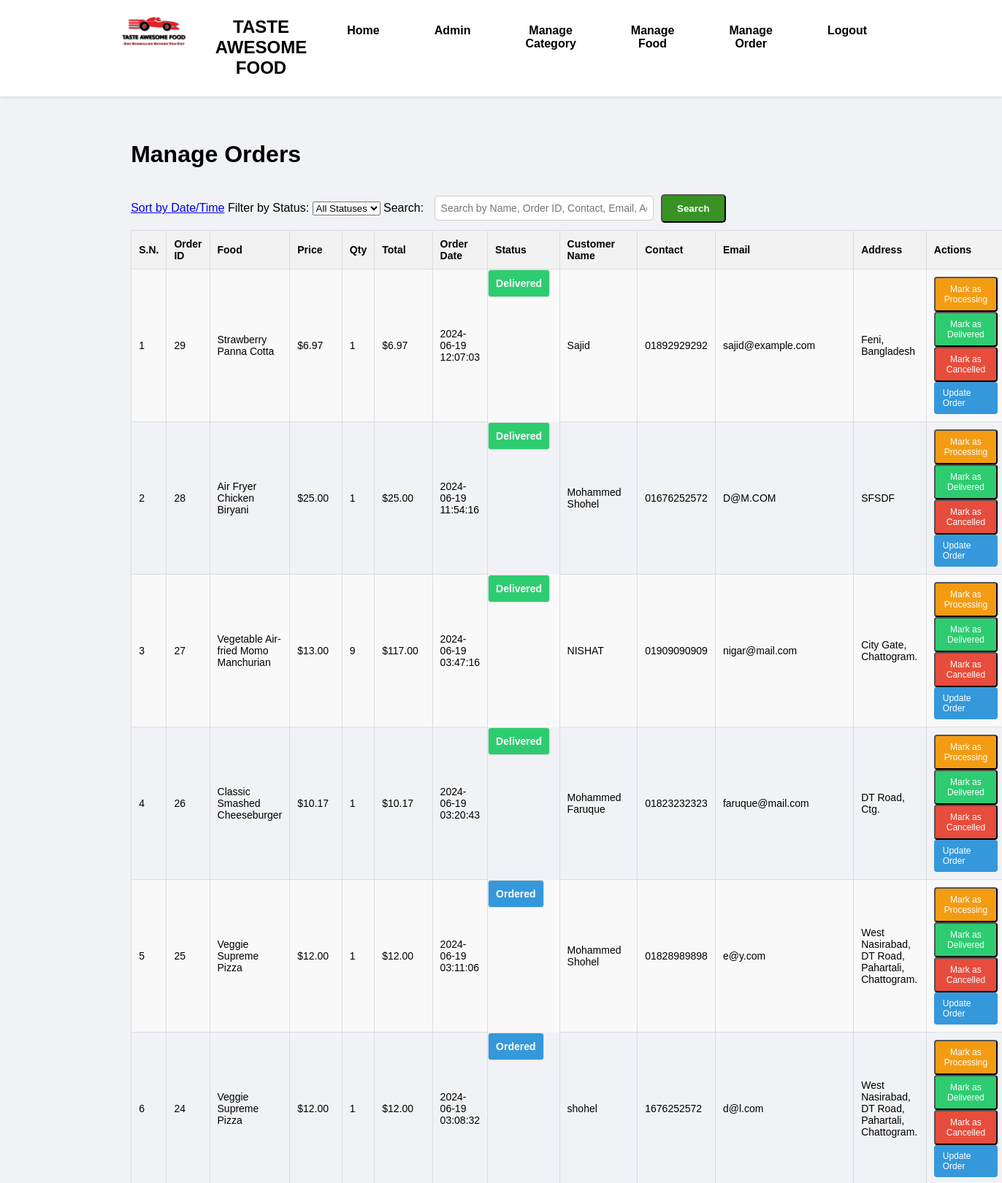
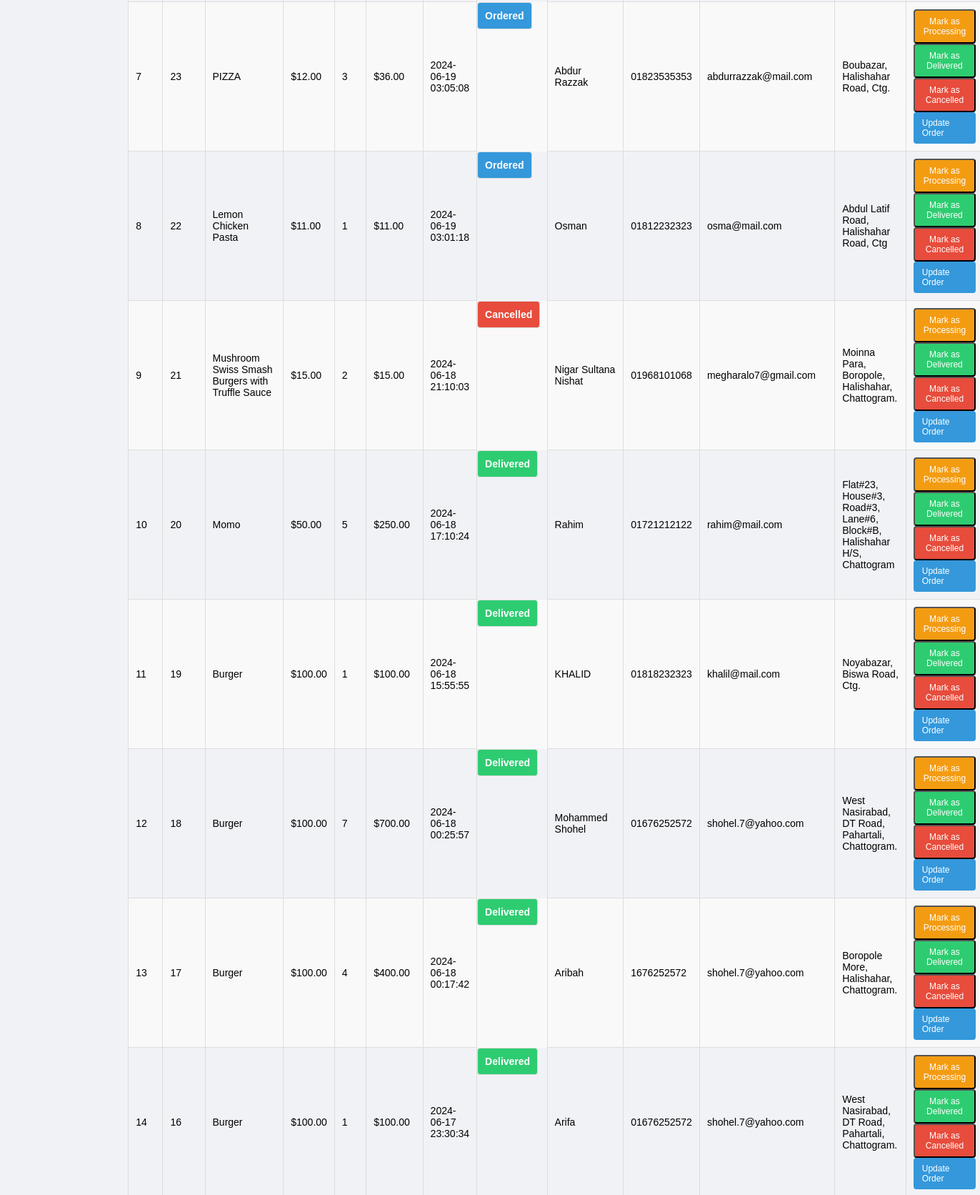
The page /admin/manage-order.php (signed in, upper part) on the database its author committed (2 pictures, top to bottom).
### tables this page shows
CREATE TABLE `tbl_order` (
  `id` int(10) NOT NULL,
  `food` varchar(150) NOT NULL,
  `price` decimal(10,2) NOT NULL,
  `qty` int(11) NOT NULL,
  `total` decimal(10,2) NOT NULL,
  `order_date` datetime NOT NULL,
  `status` varchar(10) NOT NULL,
  `customer_name` varchar(255) NOT NULL,
  `customer_contact` varchar(255) NOT NULL,
  `customer_email` varchar(255) DEFAULT NULL,
  `customer_address` text NOT NULL
);

### admin/manage-order.php (the view, shortened to what this page needs)
<?php
include('partials/menu.php');
$sql = "SELECT * FROM tbl_order ORDER BY id DESC";
$res = mysqli_query($conn, $sql);
$count = mysqli_num_rows($res);
$orders = [];
if ($count > 0) {
    while ($row = mysqli_fetch_assoc($res)) {
        $orders[] = [
            'id' => $row['id'],
            'food' => $row['food'],
            'price' => $row['price'],
            'qty' => $row['qty'],
            'total' => $row['total'],
            'order_date' => $row['order_date'],
            'status' => $row['status'],
            'customer_name' => $row['customer_name'],
            'customer_contact' => $row['customer_contact'],
            'customer_email' => $row['customer_email'],
            'customer_address' => $row['customer_address']
        ];
    }
}
?>
<div class="main-content">
    <div class="wrapper">
        <h1>Manage Orders</h1>
        <br><br>
        <div style="margin-bottom: 10px;">
            <a href="?sort=datetime" class="btn">Sort by Date/Time</a>
            <form action="" method="GET" style="display: inline;">
                <label for="status">Filter by Status:</label>
                <select id="status" name="status" onchange="this.form.submit()">
                    <option value="all" <?php if (!isset($_GET['status']) || $_GET['status'] == 'all') echo 'selected'; ?>>All Statuses</option>
                </select>
            </form>
            <form action="" method="POST" style="display: inline;">
                <label for="search" style="margin-right: 10px;">Search:</label>
                <input type="text" id="search" name="search" placeholder="Search by Name, Order ID, Contact, Email, Address, Order Date, Status, Food" class="input-search">
                <button type="submit" class="btn btn-secondary">Search</button>
            </form>
        </div>
        <table class="tbl-full">
            <tr>
                <th>S.N.</th>
                <th>Order ID</th>
                <th>Food</th>
                <th>Price</th>
                <th>Qty</th>
                <th>Total</th>
                <th>Order Date</th>
                <th>Status</th>
                <th>Customer Name</th>
                <th>Contact</th>
                <th>Email</th>
                <th>Address</th>
                <th class="actions-column">Actions</th>
            </tr>
            <?php
                $sn = 1;
                if (!empty($orders)) {
                    foreach ($orders as $order) {
                        ?>
                        <tr>
                            <td><?php echo $sn++; ?></td>
                            <td><?php echo $order['id']; ?></td>
                            <td><?php echo $order['food']; ?></td>
                            <td>$<?php echo $order['price']; ?></td>
                            <td><?php echo $order['qty']; ?></td>
                            <td>$<?php echo $order['total']; ?></td>
                            <td><?php echo $order['order_date']; ?></td>
                            <td class="status <?php echo strtolower($order['status']); ?>"><?php echo $order['status']; ?></td>
                            <td><?php echo $order['customer_name']; ?></td>
                            <td><?php echo $order['customer_contact']; ?></td>
                            <td><?php echo $order['customer_email']; ?></td>
                            <td><?php echo $order['customer_address']; ?></td>
                            <td>
                                <form action="manage-order.php" method="POST">
                                    <button type="submit" name="action" value="processing" class="btn-action processing">Mark as Processing</button>
                                    <button type="submit" name="action" value="delivered" class="btn-action delivered">Mark as Delivered</button>
                                    <button type="submit" name="action" value="cancelled" class="btn-action cancelled">Mark as Cancelled</button>
                                    <a href="<?php echo SITEURL; ?>admin/update-order.php?id=<?php echo $order['id']; ?>" class="btn-action update">Update Order</a>
                                </form>
                            </td>
                        </tr>
                        <?php
                    }
                } else {
                    echo "<tr><td colspan='13' class='error'>No matching orders found.</td></tr>";
                }
            ?>
</table>
        </div>
    </div>

### css/admin.css (style rules this page uses)
body { font-family: Arial, sans-serif; background-color: #f1f2f6; }
* { margin: 0; padding: 0; font-family: Arial, Helvetica, sans-serif; box-sizing: border-box; }
.wrapper { padding: 20px; width: 80%; margin: 0 auto; }
.main-content { background-color: #f1f2f6; padding: 3% 2%; transition: padding 0.3s ease-in-out; }
.tbl-full, .tbl-30 { width: 100%; border-collapse: collapse; margin-bottom: 20px; }
table tr th, table tr td { border-bottom: 1px solid #ddd; padding: 1%; text-align: left; transition: background-color 0.3s ease-in-out; }
table tr th { background-color: #f9f9f9; }
.btn-primary, .btn-secondary, .btn-danger { display: inline-block; padding: 10px 20px; color: white; text-decoration: none; font-weight: bold; border-radius: 5px; transition: background-color 0.3s, color 0.3s, transform 0.3s; }
.btn-secondary { background-color: #389324; }
:root { --success-text-color: #00ab66; --success-bg-color: #f0fff4; --success-border-color: #8beac2; --error-text-color: #ff3d71; --error-bg-color: #ffe6e6; --error-border-color: #ffb3b3; --info-text-color: #31708f; --info-bg-color: #d9edf7; --info-border-color: #bce8f1; --font-family: 'Roboto', Arial, sans-serif; --font-size: 16px; --border-radius: 10px; --box-shadow: 0 2px 4px rgba(0, 0, 0, 0.1); --padding: 10px; --padding-error: 15px 20px; --margin-bottom: 1px; --container-padding: 5px; }
.main-content, .message-container { animation: fadeIn 0.5s ease-in-out; }

### admin/manage-order.php (style rules this page uses)
.tbl-full th, .tbl-full td { border: 1px solid #ddd; padding: 10px; text-align: left; font-size: 14px; }
.tbl-full th { background-color: #f2f2f2; }
.tbl-full tr:nth-child(even) { background-color: #f9f9f9; }
.btn-action { display: inline-block; margin-right: 5px; padding: 8px 12px; text-decoration: none; color: #fff; border-radius: 4px; font-size: 12px; transition: background-color 0.3s; }
.btn-action.processing { background-color: #f39c12; }
.btn-action.delivered { background-color: #2ecc71; }
.btn-action.cancelled { background-color: #e74c3c; }
.btn-action.update { background-color: #3498db; }
.status { font-weight: bold; display: inline-block; padding: 6px 10px; border-radius: 4px; text-transform: capitalize; }
.status.ordered { color: #fff; background-color: #3498db; }
.status.cancelled { color: #fff; background-color: #e74c3c; }
.status.delivered { color: #fff; background-color: #2ecc71; }
.input-search { padding: 8px; margin-right: 6px; border: 1px solid #ccc; border-radius: 4px; width: 300px; box-sizing: border-box; font-size: 14px; }
.actions-column { width: 200px; }

### rows shown on the page
tbl_order: id "29", food "Strawberry Panna Cotta", price "6.97", qty "1", total "6.97", order_date "2024-06-19 12:07:03", status "Delivered", customer_name "Sajid", customer_contact "01892929292", customer_email "sajid@example.com", customer_address "Feni, Bangladesh"
tbl_order: id "28", food "Air Fryer Chicken Biryani", price "25.00", qty "1", total "25.00", order_date "2024-06-19 11:54:16", status "Delivered", customer_name "Mohammed Shohel", customer_contact "01676252572", customer_email "D@M.COM", customer_address "SFSDF"
tbl_order: id "27", food "Vegetable Air-fried Momo Manchurian", price "13.00", qty "9", total "117.00", order_date "2024-06-19 03:47:16", status "Delivered", customer_name "NISHAT", customer_contact "01909090909", customer_email "nigar@mail.com", customer_address "City Gate, Chattogram."
tbl_order: id "26", food "Classic Smashed Cheeseburger", price "10.17", qty "1", total "10.17", order_date "2024-06-19 03:20:43", status "Delivered", customer_name "Mohammed Faruque", customer_contact "01823232323", customer_email "faruque@mail.com", customer_address "DT Road, Ctg."
tbl_order: id "25", food "Veggie Supreme Pizza", price "12.00", qty "1", total "12.00", order_date "2024-06-19 03:11:06", status "Ordered", customer_name "Mohammed Shohel", customer_contact "01828989898", customer_email "e@y.com", customer_address "West Nasirabad, DT Road, Pahartali, Chattogram."
tbl_order: id "24", food "Veggie Supreme Pizza", price "12.00", qty "1", total "12.00", order_date "2024-06-19 03:08:32", status "Ordered", customer_name "shohel", customer_contact "1676252572", customer_email "d@l.com", customer_address "West Nasirabad, DT Road, Pahartali, Chattogram."
tbl_order: id "23", food "PIZZA", price "12.00", qty "3", total "36.00", order_date "2024-06-19 03:05:08", status "Ordered", customer_name "Abdur Razzak", customer_contact "01823535353", customer_email "abdurrazzak@mail.com", customer_address "Boubazar, Halishahar Road, Ctg."
tbl_order: id "22", food "Lemon Chicken Pasta", price "11.00", qty "1", total "11.00", order_date "2024-06-19 03:01:18", status "Ordered", customer_name "Osman", customer_contact "01812232323", customer_email "osma@mail.com", customer_address "Abdul Latif Road, Halishahar Road, Ctg"
tbl_order: id "21", food "Mushroom Swiss Smash Burgers with Truffle Sauce", price "15.00", qty "2", total "15.00", order_date "2024-06-18 21:10:03", status "Cancelled", customer_name "Nigar Sultana Nishat", customer_contact "01968101068", customer_email "megharalo7@gmail.com", customer_address "Moinna Para, Boropole, Halishahar, Chattogram."
tbl_order: id "20", food "Momo", price "50.00", qty "5", total "250.00", order_date "2024-06-18 17:10:24", status "Delivered", customer_name "Rahim", customer_contact "01721212122", customer_email "rahim@mail.com", customer_address "Flat#23, House#3, Road#3, Lane#6, Block#B, Halishahar H/S, Chattogram"
tbl_order: id "19", food "Burger", price "100.00", qty "1", total "100.00", order_date "2024-06-18 15:55:55", status "Delivered", customer_name "KHALID", customer_contact "01818232323", customer_email "khalil@mail.com", customer_address "Noyabazar, Biswa Road, Ctg."
tbl_order: id "18", food "Burger", price "100.00", qty "7", total "700.00", order_date "2024-06-18 00:25:57", status "Delivered", customer_name "Mohammed Shohel", customer_contact "01676252572", customer_email "shohel.7@yahoo.com", customer_address "West Nasirabad, DT Road, Pahartali, Chattogram."
tbl_order: id "17", food "Burger", price "100.00", qty "4", total "400.00", order_date "2024-06-18 00:17:42", status "Delivered", customer_name "Aribah", customer_contact "1676252572", customer_email "shohel.7@yahoo.com", customer_address "Boropole More, Halishahar, Chattogram."
tbl_order: id "16", food "Burger", price "100.00", qty "1", total "100.00", order_date "2024-06-17 23:30:34", status "Delivered", customer_name "Arifa", customer_contact "01676252572", customer_email "shohel.7@yahoo.com", customer_address "West Nasirabad, DT Road, Pahartali, Chattogram."
